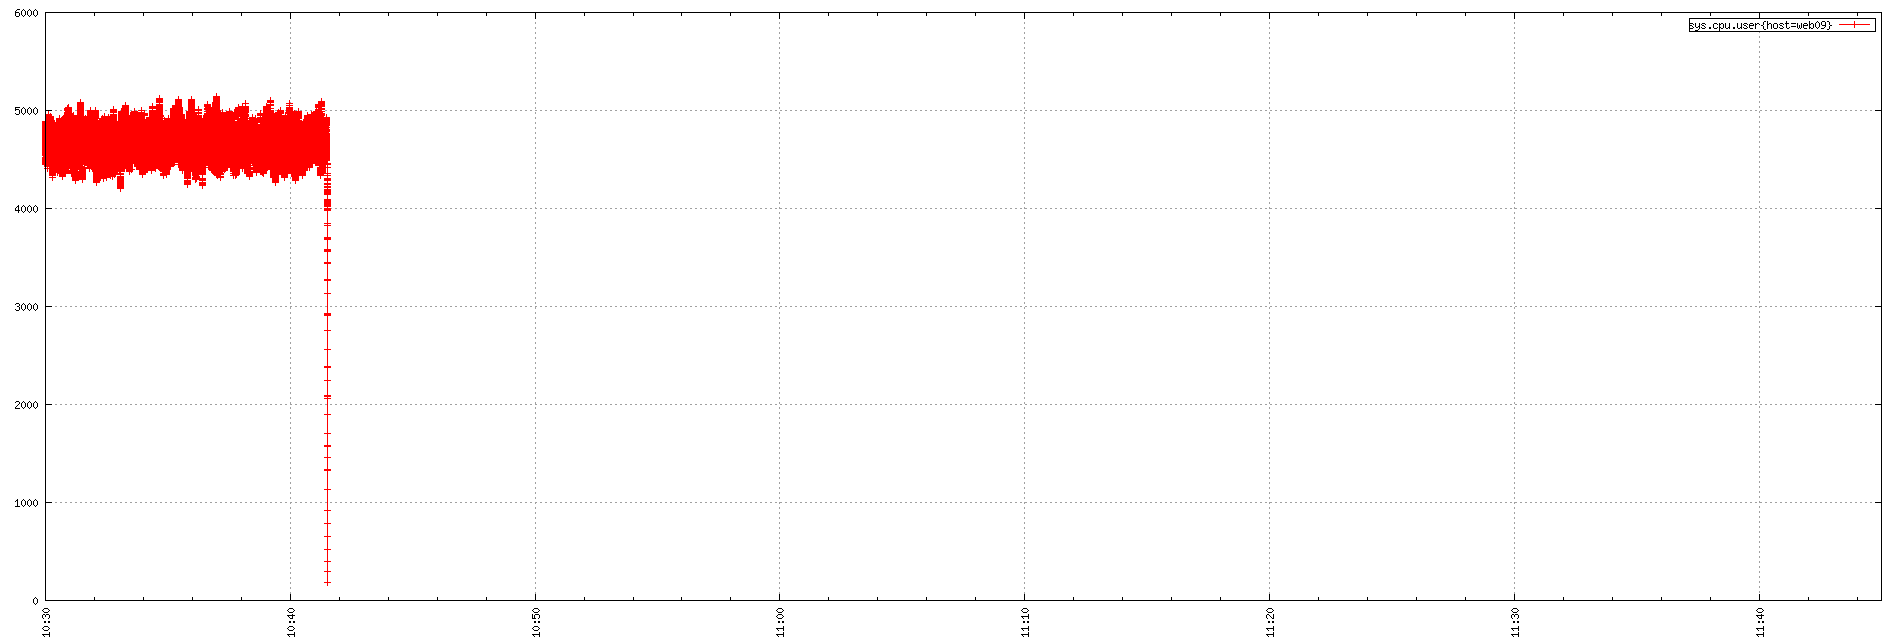

Write gnuplot code to recreate this figure.
set term png small size 1900,644
set xdata time
set timefmt "%s"
if (GPVAL_VERSION < 4.6) set xtics rotate; else set xtics rotate right
set output "${TMPDIR-'tmp'}/tsd/51cd923a.png"
set xrange ["1673778600":"1673783100"]
set format x "%H:%M"
set grid
set style data linespoint
set key right box
set yrange [0:]
plot  "${TMPDIR-'tmp'}/tsd/51cd923a_0.dat" using 1:2 title "sys.cpu.user{host=web09}"
